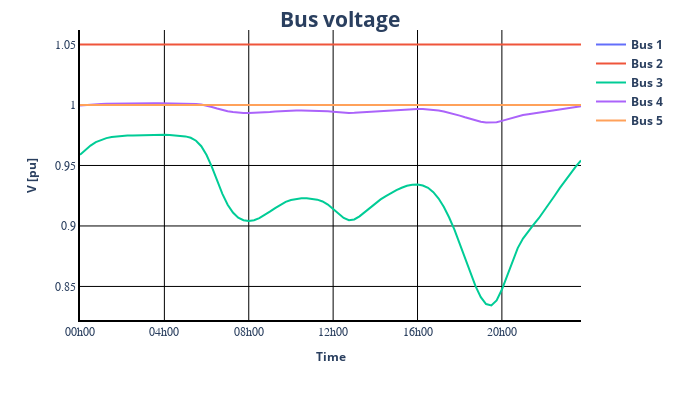

Source (notebook cell):
### Code cell
pp_plot.plot_timeseries_result(
    data_df=result_df["res_bus.vm_pu"],
    ylabel="V [pu]",
    plot_title="Bus voltage",
    filename="voltage_result",
)
